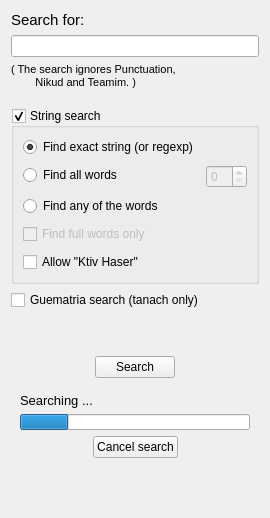
         <widget class="QWidget" name="searchTab">
          <attribute name="icon">
           <iconset resource="Orayta.qrc">
            <normaloff>:/Icons/search.png</normaloff>:/Icons/search.png</iconset>
          </attribute>
          <attribute name="title">
           <string>Search</string>
          </attribute>
          <layout class="QVBoxLayout" name="verticalLayout_13">
           <item>
            <widget class="QLabel" name="label_10">
             <property name="font">
              <font>
               <pointsize>11</pointsize>
              </font>
             </property>
             <property name="text">
              <string>Search for:</string>
             </property>
            </widget>
           </item>
           <item>
            <widget class="QLineEdit" name="searchInBooksLine"/>
           </item>
           <item>
            <widget class="QLabel" name="label_2">
             <property name="font">
              <font>
               <pointsize>8</pointsize>
              </font>
             </property>
             <property name="text">
              <string>( The search ignores Punctuation,
        Nikud and Teamim. )
</string>
             </property>
             <property name="wordWrap">
              <bool>true</bool>
             </property>
            </widget>
           </item>
           <item>
            <widget class="QGroupBox" name="groupBox">
             <property name="font">
              <font>
               <pointsize>9</pointsize>
              </font>
             </property>
             <property name="title">
              <string>String search</string>
             </property>
             <property name="checkable">
              <bool>true</bool>
             </property>
             <layout class="QVBoxLayout" name="verticalLayout_4">
              <property name="spacing">
               <number>8</number>
              </property>
              <item>
               <layout class="QFormLayout" name="formLayout">
                <property name="fieldGrowthPolicy">
                 <enum>QFormLayout::FieldsStayAtSizeHint</enum>
                </property>
                <item row="0" column="0">
                 <widget class="QRadioButton" name="radioButton_3">
                  <property name="text">
                   <string>Find exact string (or regexp)</string>
                  </property>
                  <property name="checked">
                   <bool>true</bool>
                  </property>
                 </widget>
                </item>
                <item row="1" column="0">
                 <widget class="QRadioButton" name="radioButton_2">
                  <property name="sizePolicy">
                   <sizepolicy hsizetype="Fixed" vsizetype="Fixed">
                    <horstretch>0</horstretch>
                    <verstretch>0</verstretch>
                   </sizepolicy>
                  </property>
                  <property name="font">
                   <font>
                    <pointsize>9</pointsize>
                   </font>
                  </property>
                  <property name="text">
                   <string>Find all words</string>
                  </property>
                  <property name="checked">
                   <bool>false</bool>
                  </property>
                 </widget>
                </item>
                <item row="1" column="1">
                 <widget class="QSpinBox" name="spinBox">
                  <property name="enabled">
                   <bool>false</bool>
                  </property>
                  <property name="minimumSize">
                   <size>
                    <width>0</width>
                    <height>0</height>
                   </size>
                  </property>
                  <property name="toolTip">
                   <string>spacing (in words)</string>
                  </property>
                 </widget>
                </item>
                <item row="2" column="0">
                 <widget class="QRadioButton" name="radioButton">
                  <property name="font">
                   <font>
                    <pointsize>9</pointsize>
                   </font>
                  </property>
                  <property name="text">
                   <string>Find any of the words</string>
                  </property>
                 </widget>
                </item>
               </layout>
              </item>
              <item>
               <widget class="QCheckBox" name="fullCheckBox">
                <property name="enabled">
                 <bool>false</bool>
                </property>
                <property name="font">
                 <font>
                  <pointsize>9</pointsize>
                 </font>
                </property>
                <property name="text">
                 <string>Find full words only</string>
                </property>
               </widget>
              </item>
              <item>
               <widget class="QCheckBox" name="fuzzyCheckBox">
                <property name="font">
                 <font>
                  <pointsize>9</pointsize>
                 </font>
                </property>
                <property name="text">
                 <string>Allow &quot;Ktiv Haser&quot;</string>
                </property>
                <property name="tristate">
                 <bool>false</bool>
                </property>
               </widget>
              </item>
             </layout>
            </widget>
           </item>
           <item>
            <widget class="QCheckBox" name="guematriaCheckBox">
             <property name="font">
              <font>
               <pointsize>9</pointsize>
              </font>
             </property>
             <property name="text">
              <string>Guematria search (tanach only)</string>
             </property>
             <property name="autoExclusive">
              <bool>false</bool>
             </property>
            </widget>
           </item>
           <item>
            <spacer name="verticalSpacer_2">
             <property name="orientation">
              <enum>Qt::Vertical</enum>
             </property>
             <property name="sizeType">
              <enum>QSizePolicy::Preferred</enum>
             </property>
             <property name="sizeHint" stdset="0">
              <size>
               <width>20</width>
               <height>40</height>
              </size>
             </property>
            </spacer>
           </item>
           <item>
            <layout class="QHBoxLayout" name="horizontalLayout">
             <property name="spacing">
              <number>1</number>
             </property>
             <item>
              <spacer name="horizontalSpacer_10">
               <property name="orientation">
                <enum>Qt::Horizontal</enum>
               </property>
               <property name="sizeType">
                <enum>QSizePolicy::Expanding</enum>
               </property>
               <property name="sizeHint" stdset="0">
                <size>
                 <width>45</width>
                 <height>20</height>
                </size>
               </property>
              </spacer>
             </item>
             <item>
              <layout class="QVBoxLayout" name="verticalLayout_7">
               <property name="topMargin">
                <number>0</number>
               </property>
               <item>
                <widget class="QPushButton" name="SearchInBooksBTN">
                 <property name="text">
                  <string>Search</string>
                 </property>
                </widget>
               </item>
              </layout>
             </item>
             <item>
              <spacer name="horizontalSpacer_11">
               <property name="orientation">
                <enum>Qt::Horizontal</enum>
               </property>
               <property name="sizeType">
                <enum>QSizePolicy::Expanding</enum>
               </property>
               <property name="sizeHint" stdset="0">
                <size>
                 <width>45</width>
                 <height>20</height>
                </size>
               </property>
              </spacer>
             </item>
            </layout>
           </item>
           <item>
            <widget class="QFrame" name="pbarbox">
             <property name="layoutDirection">
              <enum>Qt::LeftToRight</enum>
             </property>
             <layout class="QVBoxLayout" name="pbarlayout">
              <property name="topMargin">
               <number>9</number>
              </property>
              <item>
               <widget class="QLabel" name="label_11">
                <property name="font">
                 <font>
                  <pointsize>10</pointsize>
                 </font>
                </property>
                <property name="text">
                 <string>Searching ...</string>
                </property>
               </widget>
              </item>
              <item>
               <widget class="QProgressBar" name="progressBar">
                <property name="maximumSize">
                 <size>
                  <width>16777215</width>
                  <height>16</height>
                 </size>
                </property>
                <property name="baseSize">
                 <size>
                  <width>200</width>
                  <height>0</height>
                 </size>
                </property>
                <property name="value">
                 <number>21</number>
                </property>
                <property name="textVisible">
                 <bool>false</bool>
                </property>
               </widget>
              </item>
              <item>
               <layout class="QHBoxLayout" name="horizontalLayout_9">
                <property name="spacing">
                 <number>1</number>
                </property>
                <item>
                 <spacer name="horizontalSpacer_12">
                  <property name="orientation">
                   <enum>Qt::Horizontal</enum>
                  </property>
                  <property name="sizeHint" stdset="0">
                   <size>
                    <width>40</width>
                    <height>20</height>
                   </size>
                  </property>
                 </spacer>
                </item>
                <item>
                 <widget class="QPushButton" name="cancelSearchBTN">
                  <property name="text">
                   <string>Cancel search</string>
                  </property>
                 </widget>
                </item>
                <item>
                 <spacer name="horizontalSpacer_13">
                  <property name="orientation">
                   <enum>Qt::Horizontal</enum>
                  </property>
                  <property name="sizeHint" stdset="0">
                   <size>
                    <width>40</width>
                    <height>20</height>
                   </size>
                  </property>
                 </spacer>
                </item>
               </layout>
              </item>
             </layout>
            </widget>
           </item>
           <item>
            <spacer name="verticalSpacer_3">
             <property name="orientation">
              <enum>Qt::Vertical</enum>
             </property>
             <property name="sizeHint" stdset="0">
              <size>
               <width>20</width>
               <height>40</height>
              </size>
             </property>
            </spacer>
           </item>
          </layout>
         </widget>
